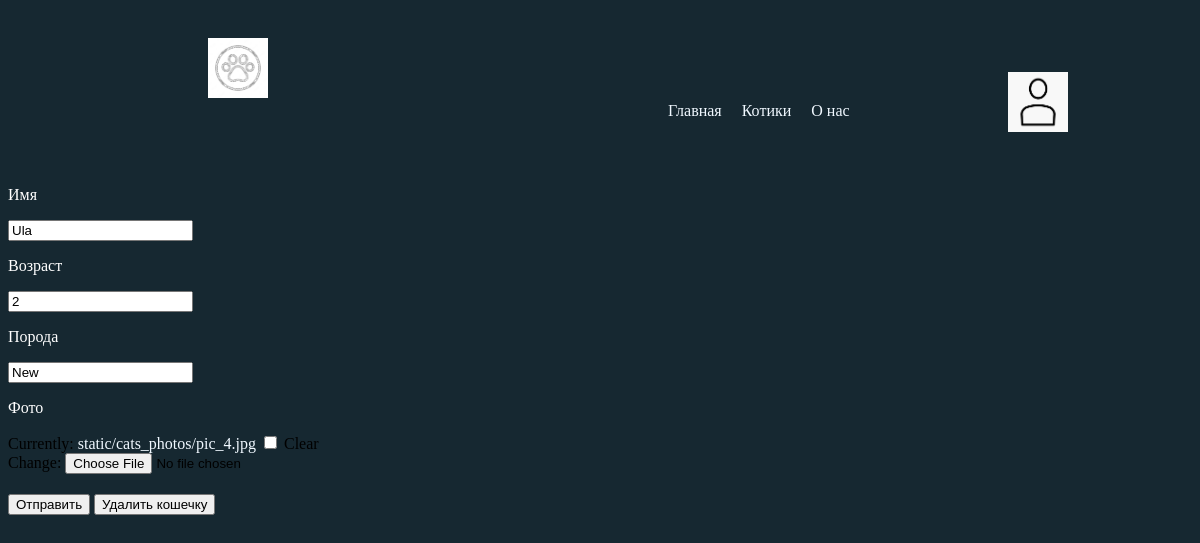
The app's page /update_cats/1, older data.
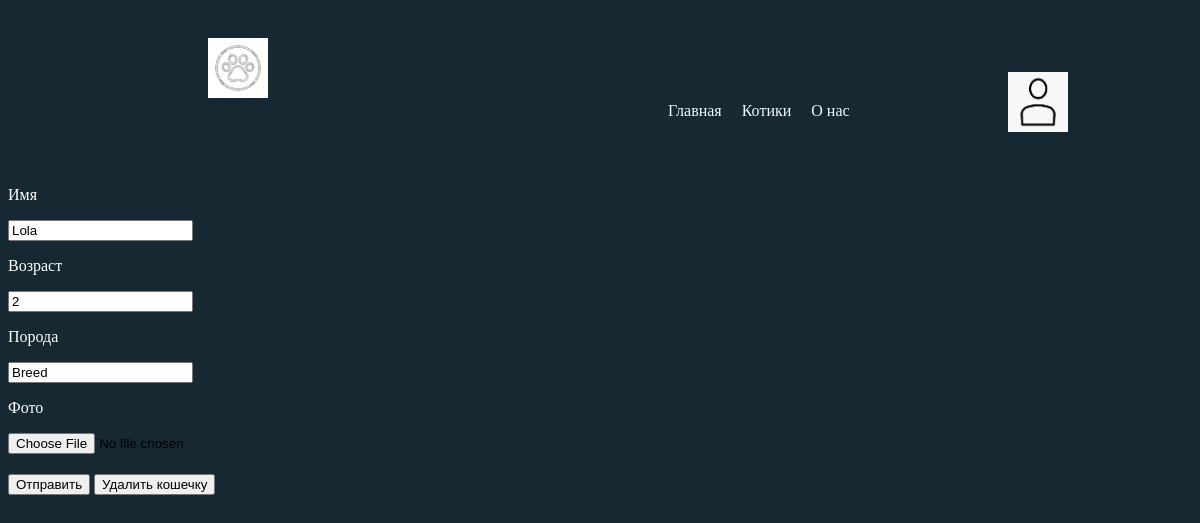
The same page, newer data.
### mainapp/models.py (models this page shows, shortened)
class Cats(models.Model):
    id = models.IntegerField(unique=True, primary_key=True, auto_created=True)
    user = models.ForeignKey(User, on_delete=models.CASCADE, null=True, verbose_name='user_id')
    name = models.CharField(max_length=20, verbose_name='name')
    age = models.IntegerField(verbose_name='age')
    breed = models.CharField(max_length=20, verbose_name='breed')
    photo = models.ImageField(verbose_name='Фото', upload_to='static/cats_photos', blank=True)

### mainapp/views.py (the view)
# urls.py: path('update_cats/<int:pk>', CatsUpdateView.as_view(), name='update_cats'),
class CatsUpdateView(UpdateView):
    template_name = 'mainapp/update_cats.html'
    model = Cats
    form_class = CreationCatsForm
    def get_context_data(self, **kwargs):
        context = super().get_context_data(**kwargs)
        context['title'] = 'Редактировать кошечку'
        context['cats_list'] = cats_list
        return context

### mainapp/forms.py
class CreationCatsForm(forms.ModelForm):
    class Meta:
        model = Cats
        fields = ['name', 'age', 'breed', 'photo']
    def __init__(self, *args, **kwargs):
        super().__init__(*args, **kwargs)

### mainapp/templates/mainapp/update_cats.html (shortened to what this page needs)
{% extends 'mainapp/base.html' %}
{% load static %}
{% block content %}
    <form class="form-box" method="post" id="registration-form" enctype="multipart/form-data">
            <div class="input-label">
                <p class="reg-text">Имя</p>
            </div>
            {{ form.name }}
            <div class="input-label">
                <p class="reg-text">Возраст</p>
            </div>
            {{ form.age }}
            <div class="input-label">
                <p class="reg-text">Порода</p>
            </div>
            {{ form.breed }}
            <div class="input-label">
                <p class="reg-text">Фото</p>
            </div>
            {{ form.photo }}
        </form>
        <button type="submit" form="registration-form" class="form-button">Отправить</button>
        <button type="submit" form="registration-form" class="form-button"><a class="but-text" href="{% url 'delete_cat' pk=object.id %}">Удалить кошечку</a></button>
{% endblock %}

Row changes from the older to the newer data that the page shows:
changed Cats: name "Ula" → "Lola"; breed "New" → "Breed"
Text that changed along with them:
form field photo: "☐" → (not shown)
text no longer shown: "Currently: static/cats_photos/pic_4.jpg Clear Change:"
